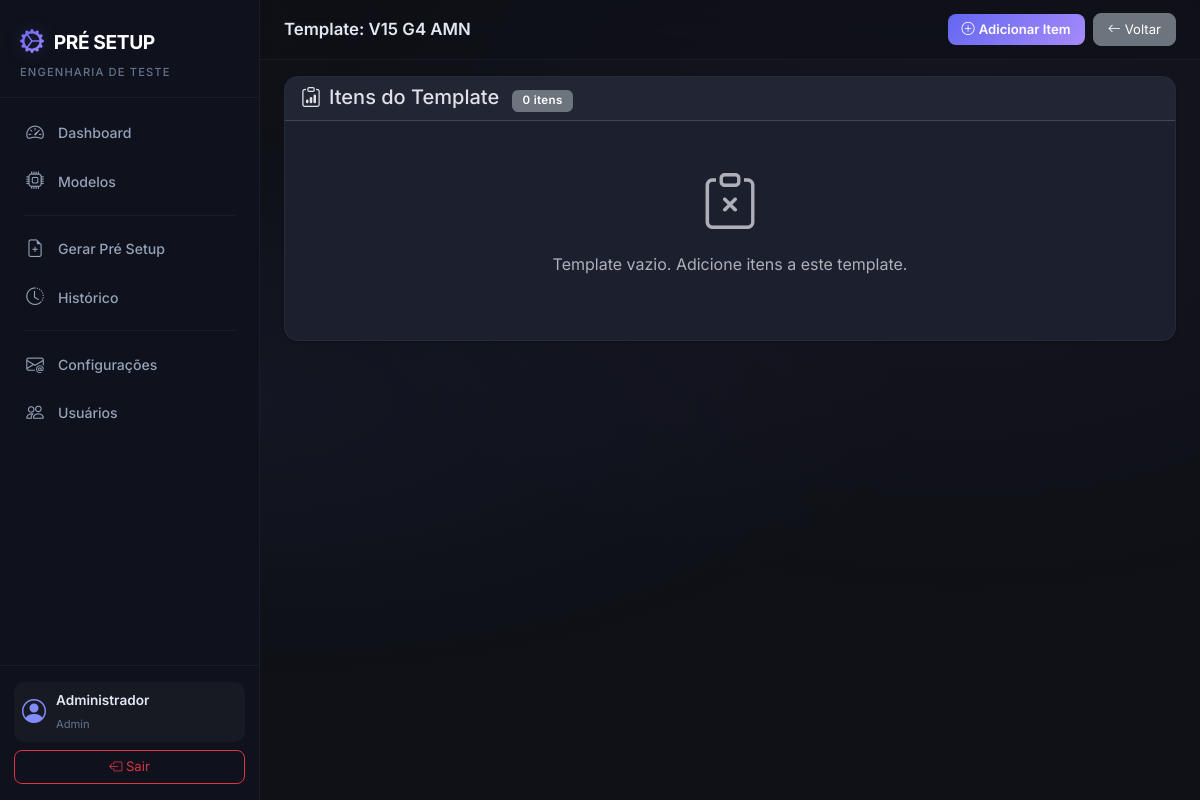
/templates/manage/36 (signed in), run on the app's committed database.
### app/models.py (models this page shows, shortened)
class User(UserMixin, db.Model):
    __tablename__ = 'users'
    id = db.Column(db.Integer, primary_key=True)
    name = db.Column(db.String(150), nullable=False)
    username = db.Column(db.String(150), unique=True, nullable=False)
    email = db.Column(db.String(150), unique=True, nullable=True)
    password_hash = db.Column(db.String(256), nullable=False)
    profile = db.Column(db.String(50), nullable=False, default='Engenharia')  # Admin, Engenharia
    is_active_user = db.Column(db.Boolean, default=True)
    created_at = db.Column(db.DateTime, default=datetime.now)
    setups = db.relationship('PreSetup', backref='user', lazy='dynamic')
    @property
    def is_active(self):
        return self.is_active_user

class ProductModel(db.Model):
    __tablename__ = 'product_models'
    id = db.Column(db.Integer, primary_key=True)
    name = db.Column(db.String(150), unique=True, nullable=False)
    product_type = db.Column(db.String(50), nullable=False)  # Notebook, Desktop, Tiny
    station = db.Column(db.String(50), nullable=True)  # FCT, SHELL, IO
    is_active = db.Column(db.Boolean, default=True)
    created_at = db.Column(db.DateTime, default=datetime.now)
    template_items = db.relationship('TemplateItem', backref='product_model', lazy='dynamic',
                                     cascade='all, delete-orphan')
    items = db.relationship('Item', backref='product_model', lazy='dynamic',
                            cascade='all, delete-orphan')
    setups = db.relationship('PreSetup', backref='product_model', lazy='dynamic')

### app/templates_setup/routes.py (the view)
@templates_bp.route('/manage/<int:model_id>')
@login_required
def manage(model_id):
    model = ProductModel.query.get_or_404(model_id)
    template_items = TemplateItem.query.filter_by(product_model_id=model_id).all()
    available_items = Item.query.filter_by(is_active=True).order_by(Item.category, Item.name).all()
    return render_template('templates/manage.html',
                           model=model,
                           template_items=template_items,
                           available_items=available_items,
                           group_areas=GROUP_AREAS)

### app/models.py (called while the page is built)
@login_manager.user_loader
def load_user(user_id):
    return User.query.get(int(user_id))

### app/templates/templates/manage.html (shortened to what this page needs)
{% extends "base.html" %}
{% block page_title %}Template: {{ model.name }}{% endblock %}
{% block page_actions %}
<button class="btn btn-primary btn-sm" data-bs-toggle="modal" data-bs-target="#addItemModal">
    <i class="bi bi-plus-circle me-1"></i>Adicionar Item
</button>
<a href="{{ url_for('templates_setup.index') }}" class="btn btn-secondary btn-sm">
    <i class="bi bi-arrow-left me-1"></i>Voltar
</a>
{% endblock %}
{% block content %}
<div class="card card-custom">
    <div class="card-header card-header-custom">
        <h5 class="mb-0">
            <i class="bi bi-clipboard-data me-2"></i>Itens do Template
            <span class="badge bg-secondary ms-2">{{ template_items | length }} itens</span>
        </h5>
    </div>
    <div class="card-body p-0">
        {% if template_items %}
        <div class="table-responsive">
            <table class="table table-custom mb-0">
                <thead>
                    <tr>
                        <th>Grupo/Área</th>
                        <th>Item</th>
                        <th>Código</th>
                        <th>Categoria</th>
                        <th>Qtd</th>
                        <th>Observação</th>
                        <th>Ações</th>
                    </tr>
                </thead>
                <tbody>
                    {% for ti in template_items %}
                    <tr>
                        <td><span class="badge bg-group-{{ ti.group_area | lower | replace('é', 'e') | replace(' ', '') }}">{{ ti.group_area }}</span></td>
                        <td class="fw-semibold">{{ ti.item.name }}</td>
                        <td><code>{{ ti.item.internal_code or '-' }}</code></td>
                        <td><span class="badge bg-outline-category">{{ ti.item.category }}</span></td>
                        <td class="text-center">{{ ti.quantity }}</td>
                        <td class="text-muted small">{{ ti.observation or '-' }}</td>
                        <td>
                            <button class="btn btn-sm btn-outline-primary" data-bs-toggle="modal" data-bs-target="#editModal{{ ti.id }}" title="Editar">
                                <i class="bi bi-pencil"></i>
                            </button>
                            <form method="POST" action="{{ url_for('templates_setup.remove_item', template_item_id=ti.id) }}" class="d-inline"
                                  onsubmit="return confirm('Remover este item do template?')">
                                <button type="submit" class="btn btn-sm btn-outline-danger" title="Remover">
                                    <i class="bi bi-trash"></i>
                                </button>
                            </form>
                        </td>
                    </tr>
                    <div class="modal fade" id="editModal{{ ti.id }}" tabindex="-1">
                        <div class="modal-dialog">
                            <div class="modal-content">
                                <form method="POST" action="{{ url_for('templates_setup.edit_item', template_item_id=ti.id) }}">
                                    <div class="modal-header">
                                        <h5 class="modal-title">Editar Item do Template</h5>
                                        <button type="button" class="btn-close" data-bs-dismiss="modal"></button>
                                    </div>
                                    <div class="modal-body">
                                        <p class="text-muted">Item: <strong>{{ ti.item.name }}</strong></p>
                                        <div class="mb-3">
                                            <label class="form-label">Grupo/Área</label>
                                            <select class="form-select" name="group_area" required>
                                                {% for ga in group_areas %}
                                                <option value="{{ ga }}" {% if ti.group_area == ga %}selected{% endif %}>{{ ga }}</option>
                                                {% endfor %}
                                            </select>
                                        </div>
                                        <div class="mb-3">
                                            <label class="form-label">Quantidade</label>
                                            <input type="number" class="form-control" name="quantity" value="{{ ti.quantity }}" min="1" required>
                                        </div>
                                        <div class="mb-3">
                                            <label class="form-label">Observação</label>
                                            <textarea class="form-control" name="observation" rows="2">{{ ti.observation or '' }}</textarea>
                                        </div>
                                    </div>
                                    <div class="modal-footer">
                                        <button type="button" class="btn btn-secondary" data-bs-dismiss="modal">Cancelar</button>
                                        <button type="submit" class="btn btn-primary">Salvar</button>
                                    </div>
                                </form>
                            </div>
                        </div>
                    </div>
                    {% endfor %}
                </tbody>
            </table>
        </div>
        {% else %}
        <div class="text-center py-5">
            <i class="bi bi-clipboard-x display-4 text-muted"></i>
            <p class="text-muted mt-3">Template vazio. Adicione itens a este template.</p>
        </div>
        {% endif %}
    </div>
</div>
{% endblock %}

### app/templates/base.html (shortened to what this page needs)
<!DOCTYPE html>
<html lang="pt-BR" data-bs-theme="dark">
<head>
    <link href="https://cdn.jsdelivr.net/npm/bootstrap@5.3.3/dist/css/bootstrap.min.css" rel="stylesheet">
    <link href="https://cdn.jsdelivr.net/npm/bootstrap-icons@1.11.3/font/bootstrap-icons.min.css" rel="stylesheet">
    <link rel="stylesheet" href="{{ url_for('static', filename='css/style.css') }}">
</head>
<body>
    {% if current_user.is_authenticated %}
    <nav class="sidebar" id="sidebar">
        <div class="sidebar-header">
            <div class="sidebar-brand">
                <i class="bi bi-gear-wide-connected"></i>
                <span>PRÉ SETUP</span>
            </div>
            <small class="sidebar-subtitle">Engenharia de Teste</small>
        </div>
        <ul class="sidebar-nav">
            <li class="sidebar-nav-item">
                <a href="{{ url_for('dashboard.index') }}" class="sidebar-nav-link {% if request.endpoint == 'dashboard.index' %}active{% endif %}">
                    <i class="bi bi-speedometer2"></i>
                    <span>Dashboard</span>
                </a>
            </li>
            {% if current_user.profile == 'Admin' %}
            <li class="sidebar-nav-item">
                <a href="{{ url_for('models_blueprint.index') }}" class="sidebar-nav-link {% if 'models_blueprint' in request.endpoint %}active{% endif %}">
                    <i class="bi bi-cpu"></i>
                    <span>Modelos</span>
                </a>
            </li>
            {% endif %}
            <li class="sidebar-divider"></li>
            <li class="sidebar-nav-item">
                <a href="{{ url_for('setup_requests.generate_select') }}" class="sidebar-nav-link {% if request.endpoint == 'setup_requests.generate_select' or request.endpoint == 'setup_requests.generate_form' %}active{% endif %}">
                    <i class="bi bi-file-earmark-plus"></i>
                    <span>Gerar Pré Setup</span>
                </a>
            </li>
            <li class="sidebar-nav-item">
                <a href="{{ url_for('setup_requests.history') }}" class="sidebar-nav-link {% if request.endpoint == 'setup_requests.history' or request.endpoint == 'setup_requests.detail' %}active{% endif %}">
                    <i class="bi bi-clock-history"></i>
                    <span>Histórico</span>
                </a>
            </li>
            {% if current_user.profile == 'Admin' %}
            <li class="sidebar-divider"></li>
            <li class="sidebar-nav-item">
                <a href="{{ url_for('email_config.index') }}" class="sidebar-nav-link {% if 'email_config' in request.endpoint %}active{% endif %}">
                    <i class="bi bi-envelope-at"></i>
                    <span>Configurações</span>
                </a>
            </li>
            <li class="sidebar-nav-item">
                <a href="{{ url_for('users.index') }}" class="sidebar-nav-link {% if 'users' in request.endpoint %}active{% endif %}">
                    <i class="bi bi-people"></i>
                    <span>Usuários</span>
                </a>
            </li>
            {% endif %}
        </ul>
        <div class="sidebar-footer">
            <div class="sidebar-user">
                <i class="bi bi-person-circle"></i>
                <div>
                    <div class="sidebar-user-name">{{ current_user.name }}</div>
                    <small class="sidebar-user-role">{{ current_user.profile }}</small>
                </div>
            </div>
            <a href="{{ url_for('auth.logout') }}" class="btn btn-outline-danger btn-sm w-100 mt-2">
                <i class="bi bi-box-arrow-left"></i> Sair
            </a>
        </div>
    </nav>
    <main class="main-content">
        <div class="topbar">
            <h5 class="topbar-title">{% block page_title %}{% endblock %}</h5>
            <div class="topbar-actions">
                {% block page_actions %}{% endblock %}
            </div>
        </div>
        <div class="container-fluid px-4 py-3">
            {% block content %}{% endblock %}
        </div>
    </main>
    {% else %}
        {% block fullpage %}{% endblock %}
    {% endif %}
</body>
</html>

### data on the page
User: name "Administrador", profile "Admin"
ProductModel: name "V15 G4 AMN"

### other printed values
{{ template_items | length }} "0"
